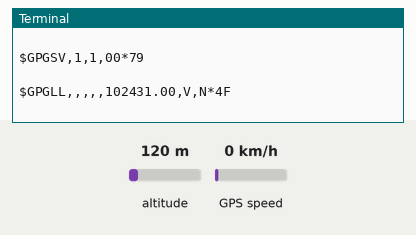
Bench run of a program on a simulated Raspberry Pi (BCM pin numbers). On the bench: the last lines printed to the terminal. The test bench sets the inputs (shaded band); at power-on: GPS speed 0 km/h, altitude 120 m. Files the program writes start out absent; the GPS gets a fix after 3 s at 37.7749, -122.4194 with 8 satellites; camera commands give no picture and take their timeout (5 s if none is given; 1 s for webcam tools); threads take turns every 2 ms; the clock reads 2024-03-15 10:24:30 at power-on unless the program sets it.

Above: at 1.2 s.
1.3 s: GPS speed set to 30 km/h
At 2.8 s:
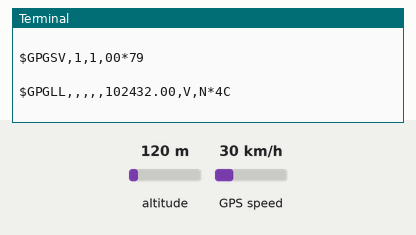
3.5 s: altitude set to 20 m
At 4.4 s:
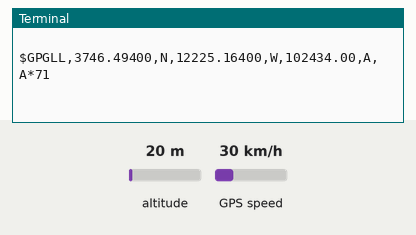
6.5 s: altitude set to 500 m
At 7.8 s:
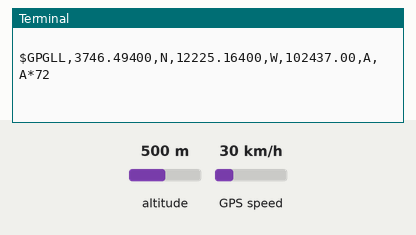
9.5 s: GPS speed set to 90 km/h
At 10.8 s:
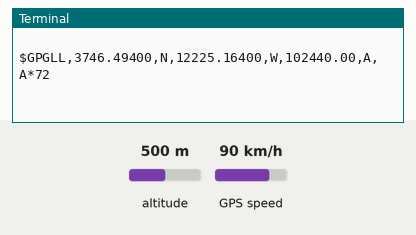
Timing chart, 0 to 12.5 s (numbered marks = the images above; inputs shaded):
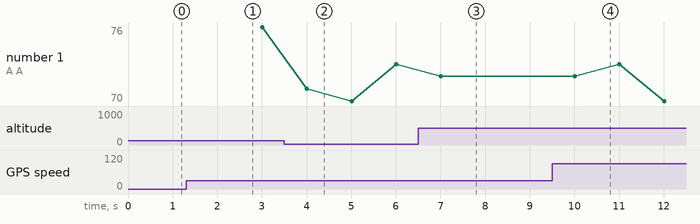

Measured:
- after the input at 3.5 s, the terminal: prints a new line after 0.50 s (image 2)
- after the input at 6.5 s, the terminal: prints a new line after 0.51 s (image 3)
- after the input at 9.5 s, the terminal: prints a new line after 0.50 s (image 4)

The program:

simplest_threading_modified.py
```python
#!/usr/bin/env python

import threading
from random import randint
import smbus
import time
import datetime
import os
import serial

# Define some constants from the datasheet

DEVICE     = 0x23 # Default device I2C address

POWER_DOWN = 0x00 # No active state
POWER_ON   = 0x01 # Power on
RESET      = 0x07 # Reset data register value

# Start measurement at 4lx resolution. Time typically 16ms.
CONTINUOUS_LOW_RES_MODE = 0x13
# Start measurement at 1lx resolution. Time typically 120ms
CONTINUOUS_HIGH_RES_MODE_1 = 0x10
# Start measurement at 0.5lx resolution. Time typically 120ms
CONTINUOUS_HIGH_RES_MODE_2 = 0x11
# Start measurement at 1lx resolution. Time typically 120ms
# Device is automatically set to Power Down after measurement.
ONE_TIME_HIGH_RES_MODE_1 = 0x20
# Start measurement at 0.5lx resolution. Time typically 120ms
# Device is automatically set to Power Down after measurement.
ONE_TIME_HIGH_RES_MODE_2 = 0x21
# Start measurement at 1lx resolution. Time typically 120ms
# Device is automatically set to Power Down after measurement.
ONE_TIME_LOW_RES_MODE = 0x23

#bus = smbus.SMBus(0) # Rev 1 Pi uses 0
bus = smbus.SMBus(1)  # Rev 2 Pi uses 1

def convertToNumber(data):
    # Simple function to convert 2 bytes of data
    # into a decimal number. Optional parameter 'decimals'
    # will round to specified number of decimal places.
    result=(data[1] + (256 * data[0])) / 1.2
    return (result)

def readLight(addr=DEVICE):
    # Read data from I2C interface
    data = bus.read_i2c_block_data(addr,ONE_TIME_HIGH_RES_MODE_1)
    return convertToNumber(data)

#Code given above is for light sensor

#Duration of the program
DURATION = 15

#Sleep time of threads (light sensor thread)
SLEEP_TIME = 3

#USB drive name
USB_LABEL_NAME = 'RAVINDU'


#Captures the GPS from the GPS sensor
def capture_gps():
    #Write the data in the ttyACM0 port to the GPSLog.txt file in each second. Data is supplied by the arduino. Initialization of serial port in python.
    ser = serial.Serial(
        port='/dev/ttyACM0',
        baudrate = 9600,
        parity=serial.PARITY_NONE,
        stopbits=serial.STOPBITS_ONE,
        bytesize=serial.EIGHTBITS,
        timeout=1
    )

    #Calculation of end time
    t_end = time.time()+DURATION

    #Creates the file GPSLog.txt in pendrive
    f=open("/media/pi/" + USB_LABEL_NAME + "/Data/GPSLog.txt","w+")

    #While the duration is not over, every data in serial port will be written to the text file
    while time.time()< t_end:
        x=ser.readline()
        f.write(x)
        print(x)

    #Close the text file
    f.close()

def capture_photo():
    #Captures the photos from cameras using raspstill. command => raspstill <Duration> <Interval> -o <location>
    os.system("raspistill -t " + str((DURATION - SLEEP_TIME) * 1000) + " -tl " + str(SLEEP_TIME * 1000) + " -o /media/pi/" + USB_LABEL_NAME + "/Data/image%04d.jpg")

def detect_light():
    #Sleep the thread for SLEEP_TIME to make it synchronous with photo capture
    time.sleep(SLEEP_TIME)

    #Calculation of end time
    t_end = time.time()+DURATION

    #Creates the file IntensityLog.txt in pendrive
    f=open("/media/pi/" + USB_LABEL_NAME + "/Data/IntensityLog.txt","w+")

    #While the duration is not over, the recorded time and the light level will be written to the text file.
    while time.time()< t_end:
        lightLevel=readLight()
        recordedTime = time.ctime()
        print(recordedTime + " --Light Level : " + format(lightLevel,'.2f') + " lx")
        f.write(recordedTime + ' ' + format(lightLevel,'.2f') + 'lx\n')
        time.sleep(SLEEP_TIME)

#Create threads
camera_thread = threading.Thread(target=capture_photo)
#light_sensor_thread = threading.Thread(target=detect_light)
gps_thread = threading.Thread(target=capture_gps)

#Start threads
camera_thread.start()
#light_sensor_thread.start()
gps_thread.start()

#Join threads to the deamon thread.
camera_thread.join()
#light_sensor_thread.join()
gps_thread.join()
# Demonstrates that the main process waited for threads to complete
print "Data acqusition complete"
```
